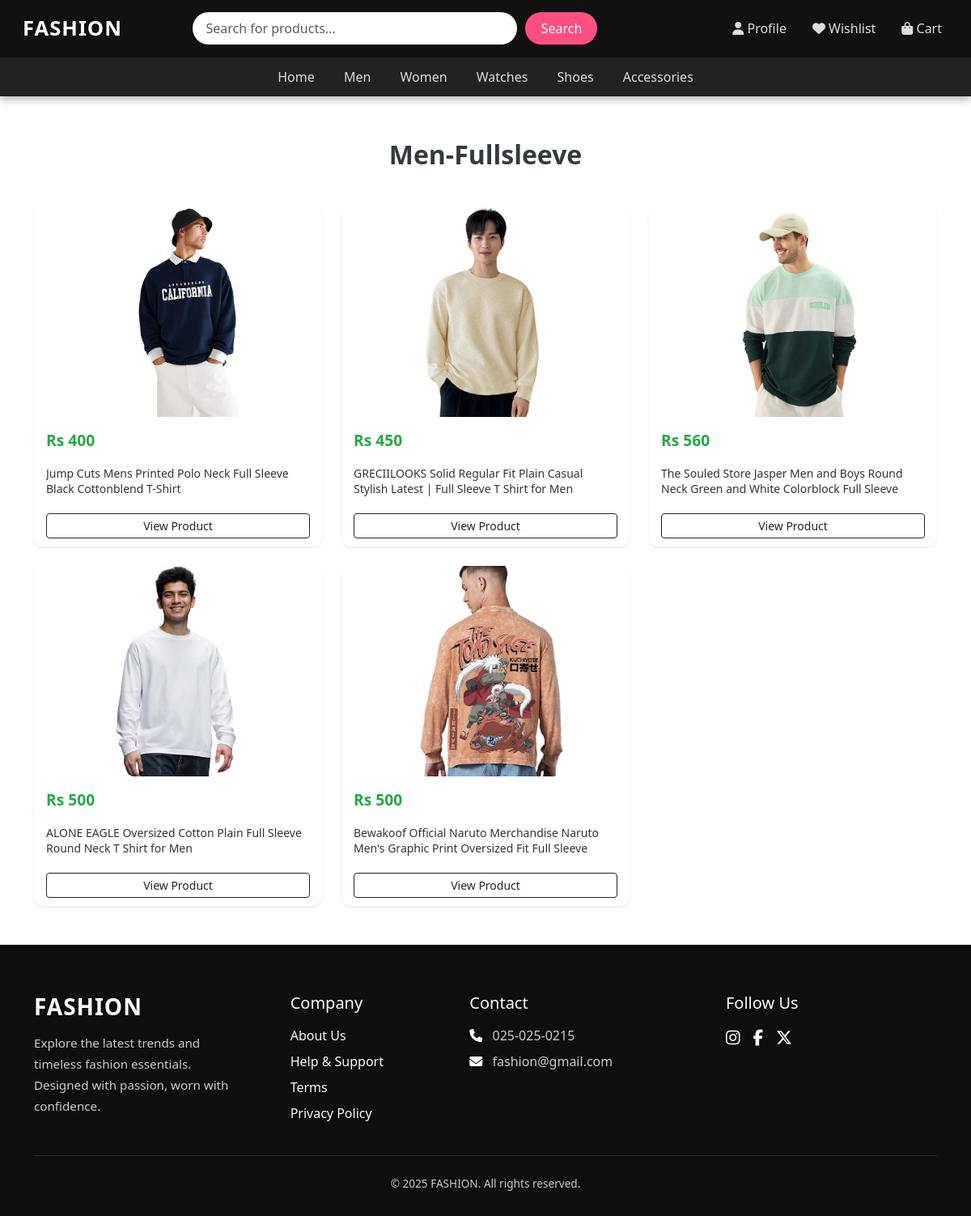
Page /full on the committed database.
### clothes/models.py (models this page shows)
class clothes(models.Model):
    clothname = models.CharField(max_length=100)
    clothprice = models.IntegerField()
    clothescat = models.CharField(choices=category,max_length=200)
    clothesdesc = models.TextField()
    clothimg = models.ImageField()
    clothsize = models.CharField(max_length=100,default=[],null=True)

### clothes/views.py (the view)
# urls.py: path('full', views.full),
def full(req):
    db = clothes.objects.filter(clothescat='fullm').values()
    cd = list(db)
    return render(req, 'full.html',context={'data':cd})

### clothes/templates/full.html (shortened to what this page needs)
{% load static %}
<!DOCTYPE html>
<html lang="en">
<head>
    <link href="https://cdn.jsdelivr.net/npm/bootstrap@5.3.3/dist/css/bootstrap.min.css" rel="stylesheet">
    <link rel="stylesheet" href="https://cdnjs.cloudflare.com/ajax/libs/font-awesome/6.6.0/css/all.min.css" />
    <link rel="stylesheet" href={% static 'styles.css' %}>
</head>
<body>
   <div class="navbar-container">
  <nav class="navbar navbar-expand-lg navbar-dark">
    <div class="container-fluid">
      <a class="navbar-brand" href="#">FASHION</a>
      <div class="collapse navbar-collapse justify-content-between" id="navbarResponsive">
        <div class="search-wrapper d-flex align-items-center mt-2 mt-lg-0">
          <input class="form-control search-input" id="search" placeholder="Search for products..." />
          <button class="btn search-btn" id="searchbutton">Search</button>
        </div>
        <ul class="navbar-nav ms-auto mt-3 mt-lg-0">
          <li class="nav-item">
            <a class="nav-link" href="/users"><i class="fa-solid fa-user"></i> Profile</a>
          </li>
          <li class="nav-item">
            <a class="nav-link" href="/like"><i class="fa-solid fa-heart"></i> Wishlist</a>
          </li>
          <li class="nav-item">
            <a class="nav-link" href="/carts"><i class="fa-solid fa-bag-shopping"></i> Cart</a>
          </li>
        </ul>
      </div>
    </div>
  </nav>
  <div class="categories-bar px-2 " style="text-align:center">
    <a href="/">Home</a>
    <a href="/mencollection">Men</a>
    <a href="/womencollection">Women</a>
    <a href="/watchcoll">Watches</a>
    <a href="/shoescoll">Shoes</a>
    <a href="/accessoires">Accessories</a>
  </div>
</div>
      <div class="container py-5">
        <div class="store-header">Men-Fullsleeve</div>
        <div class="row g-4">
          {% for i in data %}
          <div class="col-lg-4 col-md-6 col-sm-12">
            <div class="product-card shadow-sm">
              <div class="image-wrapper">
                <img src="{% static 'clothimg/' %}{{ i.clothimg }}" alt="Product" class="product-image">
              </div>
              <div class="card-body">
                <div class="d-flex justify-content-between align-items-center mb-2">
                  <span class="product-price">Rs {{ i.clothprice }}</span>
                </div>
                <p class="product-title">
                  {{ i.clothname }}
                </p>
                <a href="productshow/{{i.id}}" class="btn btn-outline-dark btn-sm mt-2 w-100">View Product</a>
              </div>
            </div>
          </div>
          {% endfor %}
        </div>
      </div>
 <footer style="background-color: #0e0e0e; color: #ccc; padding: 60px 20px 30px;">
  <div class="container">
    <div class="row gy-4 justify-content-between text-center text-lg-start">
      <div class="col-12 col-md-6 col-lg-3">
        <h3 class="text-white fw-bold mb-3" style="letter-spacing: 1px;">FASHION</h3>
        <p style="font-size: 0.95rem; line-height: 1.7;">
          Explore the latest trends and timeless fashion essentials. Designed with passion, worn with confidence.
        </p>
      </div>
      <div class="col-6 col-md-3 col-lg-2">
        <h5 class="text-white mb-3">Company</h5>
        <ul class="list-unstyled">
          <li><a href="about" class="text-decoration-none text-light d-block mb-2">About Us</a></li>
          <li><a href="help" class="text-decoration-none text-light d-block mb-2">Help & Support</a></li>
          <li><a href="term" class="text-decoration-none text-light d-block mb-2">Terms</a></li>
          <li><a href="privacy" class="text-decoration-none text-light d-block mb-2">Privacy Policy</a></li>
        </ul>
      </div>
      <div class="col-6 col-md-3 col-lg-3">
        <h5 class="text-white mb-3">Contact</h5>
        <p class="mb-2"><i class="fa-solid fa-phone me-2 text-white"></i> 025-025-0215</p>
        <p><i class="fa-solid fa-envelope me-2 text-white"></i> fashion@gmail.com</p>
      </div>
      <div class="col-12 col-md-6 col-lg-3">
        <h5 class="text-white mb-3">Follow Us</h5>
        <div class="d-flex gap-3 justify-content-center justify-content-lg-start">
          <a href="https://www.instagram.com" class="text-light fs-5"><i class="fab fa-instagram"></i></a>
          <a href="https://www.facebook.com" class="text-light fs-5"><i class="fab fa-facebook-f"></i></a>
          <a href="https://x.com/login" class="text-light fs-5"><i class="fab fa-x-twitter"></i></a>
        </div>
      </div>
    </div>
    <hr class="border-secondary my-4">
    <div class="text-center" style="font-size: 0.85rem;">&copy; 2025 FASHION. All rights reserved.</div>
  </div>
</footer>
</body>
</html>

### clothes/static/styles.css (style rules this page uses)
* { padding: 0; margin: 0; }
a { text-decoration: none; color: black; }
a { text-decoration: none; }
.product-card { height: 420px; background-color: #fff; border-radius: 12px; overflow: hidden; display: flex; flex-direction: column; transition: transform 0.3s ease, box-shadow 0.3s ease; box-shadow: 0 4px 12px rgba(0, 0, 0, 0.05); }
.image-wrapper { height: 260px; width: 100%; overflow: hidden; flex-shrink: 0; }
.product-image { width: 100%; height: 100%; object-fit: contain; display: block; }
.card-body { padding: 15px; display: flex; flex-direction: column; flex: 1; justify-content: space-between; }
.product-price { font-size: 1.2rem; color: #28a745; font-weight: 600; margin-bottom: 8px; }
.product-title { font-size: 14px; color: #333; line-height: 1.4; height: 2.8em; overflow: hidden; text-overflow: ellipsis; margin-bottom: 12px; }
.store-header { font-size: 2rem; font-weight: bold; text-align: center; margin-bottom: 40px; color: #343a40; }
.navbar-container { background-color: #111; color: #fff; position: sticky; top: 0; z-index: 1000; box-shadow: 0 4px 10px rgba(0,0,0,0.3); }
.navbar { padding: 0.7rem 1rem; }
.navbar-brand { font-size: 1.6rem; font-weight: bold; color: #fff; letter-spacing: 1px; }
.nav-link { color: #ddd !important; font-weight: 500; margin-left: 1rem; }
.search-wrapper { width: 100%; max-width: 500px; margin: auto; }
.search-input { width: 100%; border-radius: 50px; border: none; padding: 0.5rem 1rem; outline: none; background: #fff; color: #333; }
.search-btn { margin-left: 10px; border-radius: 50px; background: #ff4f81; color: white; border: none; padding: 0.5rem 1.2rem; }
.categories-bar { background-color: #222; overflow-x: auto; white-space: nowrap; }
.categories-bar a { display: inline-block; color: #ddd; padding: 0.75rem 1rem; text-decoration: none; font-weight: 500; transition: all 0.2s ease; }

### rows in the picture
clothes: clothimg (picture), clothprice "400", clothname "Jump Cuts Mens Printed Polo Neck Full Sleeve Black Cottonblend T-Shirt"
clothes: clothimg (picture), clothprice "450", clothname "GRECIILOOKS Solid Regular Fit Plain Casual Stylish Latest | Full Sleeve T Shirt for Men"
clothes: clothimg (picture), clothprice "560", clothname "The Souled Store Jasper Men and Boys Round Neck Green and White Colorblock Full Sleeve…"
clothes: clothimg (picture), clothprice "500", clothname "ALONE EAGLE Oversized Cotton Plain Full Sleeve Round Neck T Shirt for Men"
clothes: clothimg (picture), clothprice "500", clothname "Bewakoof Official Naruto Merchandise Naruto Men's Graphic Print Oversized Fit Full Sleeve…"
